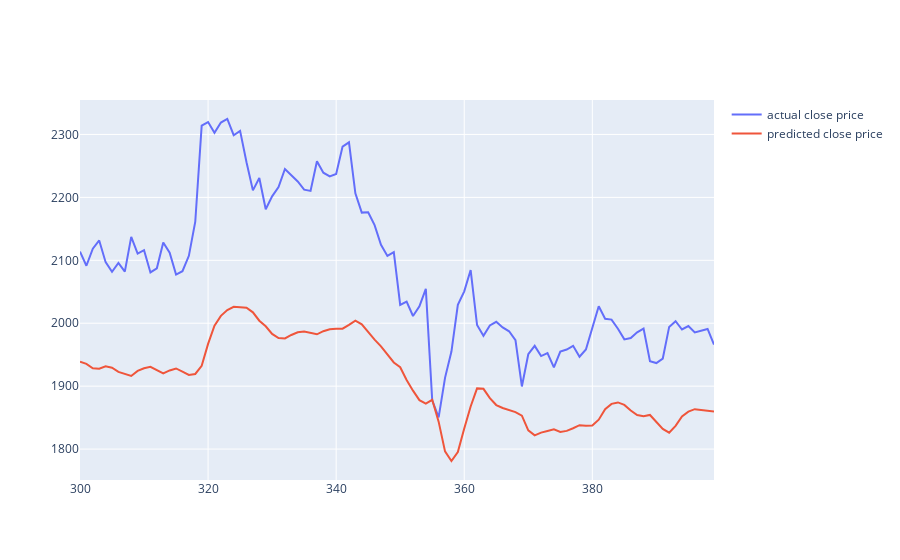

Notebook code for this chart:
### Code cell
fig = go.Figure()
fig.add_trace(go.Scatter(x=df.index[300:400], y=y_test[300:400,0], mode='lines', name='actual close price'))
fig.add_trace(go.Scatter(x=df.index[300:400], y= y_test_pred[300:400,0], mode='lines', name='predicted close price'))
